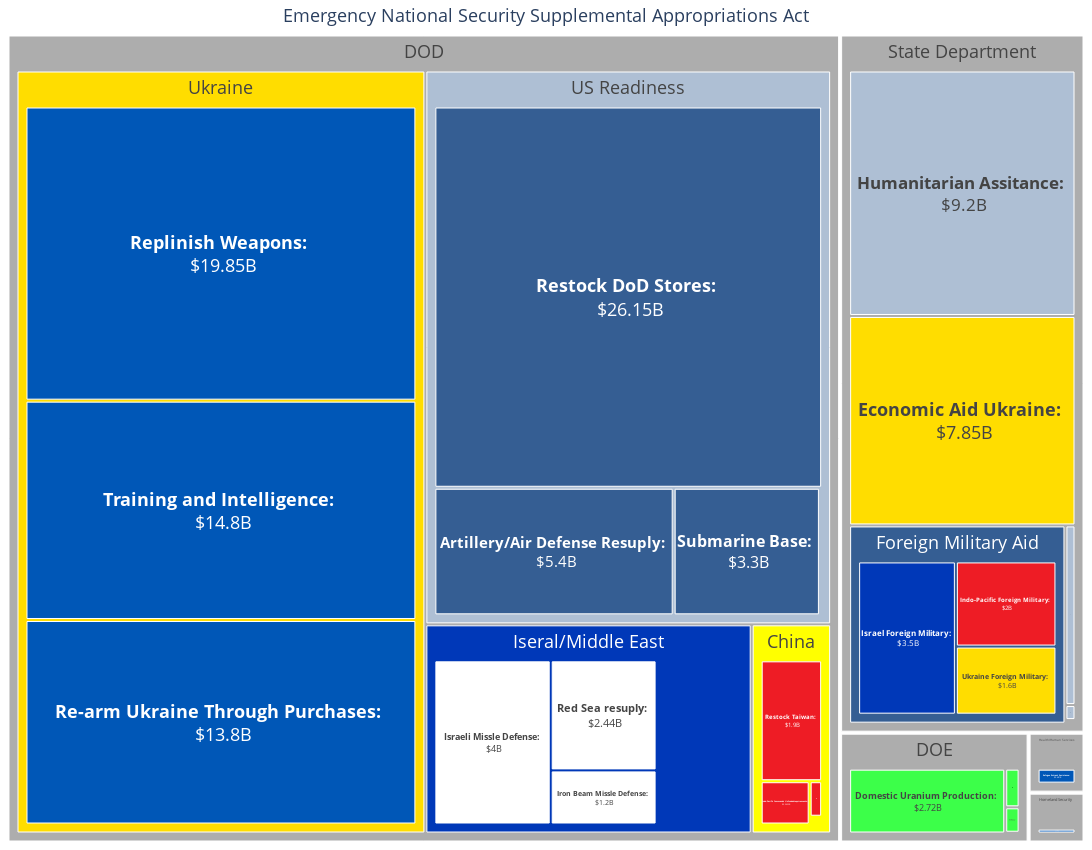

Notebook source saved alongside this figure:
### Code cell
fig = go.Figure(data=[go.Treemap(
    branchvalues = "total",
    labels = _label,
    parents = _parents,
    values = _values,
    text = _text,
    marker=dict(
        colors=colors
    )
    )])
#Update the size
fig.update_layout(width=1900, height=850)
#Change value to billions of dollars
fig.update_traces(texttemplate="<b>%{label}:</b> <BR> $%{value}B", textposition='middle center', textfont_size=18)

#Increase font size
#Update hover text
fig.update_traces(hoverinfo='label+value+percent parent+ text')

#Remove padding
fig.update_layout(margin=dict(l=0, r=0, t=0, b=0))

#Set layout to responsive
fig.update_layout(autosize=True)

#Get html version
fig.write_html("EmergencyNationalSecurityAct.html")

fig.show()

### Figure 1 — Plotly figure (JSON) as saved in the notebook; plotly's stock layout.template omitted (floating-point values rounded to 4 significant figures)
{"data": [{"branchvalues": "total", "hoverinfo": "label+value+percent parent+text", "labels": ["Emergency National Security Supplemental Appropriations Act", "DOD", "Iseral/Middle East", "Israeli Missle Defense", "Iron Beam Missle Defense", "Red Sea resuply", "Ukraine", "Replinish Weapons", "Re-arm Ukraine Through Purchases", "Training and Intelligence", "China", "Restock Taiwan", "Indo-Pacific Commands Unfundedrequirements", "Cruise Missile", "US Readiness", "Submarine Base", "Restock DoD Stores", "Artillery/Air Defense Resuply", "DOE", "Isotopes", "National Nuclear Security Administration", "Domestic Uranium Production", "Homeland Security", "FEMA", "Health/Human Services", "Refugee Entrant Assistance", "State Department", "Operations", "Oversight", "Economic Aid Ukraine", "Foreign Military Aid", "Ukraine Foreign Military", "Israel Foreign Military", "Indo-Pacific Foreign Military", "Humanitarian Assitance"], "marker": {"colors": ["#FFFFFF", "#adadad", "#0038b8", "#FFFFFF", "#FFFFFF", "#FFFFFF", "#FFDD00", "#0057B7", "#0057B7", "#0057B7", "#FFFF00", "#EE1C25", "#EE1C25", "#EE1C25", "#aebfd4", "#355e93", "#355e93", "#355e93", "#adadad", "#3cff49", "#3cff49", "#3cff49", "#adadad", "#0057B7", "#adadad", "#0057B7", "#adadad", "#aebfd4", "#aebfd4", "#FFDD00", "#355e93", "#FFDD00", "#0038b8", "#EE1C25", "#aebfd4"]}, "parents": ["", "Emergency National Security Supplemental Appropriations Act", "DOD", "Iseral/Middle East", "Iseral/Middle East", "Iseral/Middle East", "DOD", "Ukraine", "Ukraine", "Ukraine", "DOD", "China", "China", "China", "DOD", "US Readiness", "US Readiness", "US Readiness", "Emergency National Security Supplemental Appropriations Act", "DOE", "DOE", "DOE", "Emergency National Security Supplemental Appropriations Act", "Homeland Security", "Emergency National Security Supplemental Appropriations Act", "Health/Human Services", "Emergency National Security Supplemental Appropriations Act", "State Department", "State Department", "State Department", "State Department", "Foreign Military Aid", "Foreign Military Aid", "Foreign Military Aid", "State Department"], "text": ["", "", "", "", "For the procurement of the Iron Beam missile defense system", "Support U.S. operations in <BR>  U.S. CENTRAL COMMAND area of operations, <BR> and to replace combat expenditures <BR>  for weapons in the Red Sea.", "", "Replenish U.S. military weapons and equipment <BR> provided to Ukraine from DoD inventory", "Allow Ukraine to re-arm itself <BR> through the purchase of weapons and munitions <BR> from the U.S. defense industrial base", "Continued U.S. support to Ukraine through <BR>  military training, intelligence sharing, increased presence", "", "U.S. industrial base to replenish U.S. weapons provided to Taiwan", "To address the Commander of the Indo-Pacific Command’s unfundedrequirements", "Enhance the U.S. industrial base capacity for critical cruise missile components", "to restore the readiness of the U.S. military by replenishing the weapons and munitions transferred to our partners or strengthening the U.S. defense industrial base through investments to improve and increase production capacity", "U.S. submarine industrial base in support of AUKUS, to include continued dry dock construction at public shipyards", "replenishment for DoD stocks provided to Ukraine, Israel, and Taiwan", "procurement and production expansion for artillery, air defense munitions, countering unmanned aerial systems, and critical munition components", "", "", "", "", "", "assistance for newly arrived refugees, including extending authorization for Ukrainians granted parole", "", "assistance for newly arrived refugees, including extending authorization for Ukrainians granted parole", "", "sustain the protection of U.S. diplomatic facilities in Ukraine, Israel, and other at-risk facilities, and to provide services to American citizens in need overseas", "", "For direct budget support for Ukraine", "Foreign Military financing to Ukraine", "Foreign Military financing to Ukraine", "Foreign Military financing to Israel", "Foreign military financing to support critical partners in the Indo-Pacific Region to counter china", "Providing emergency food, shelter, and basic services to: Ukraine, Gaza/West Bank, East Africa, South Asia, and elsewhere."], "textfont": {"size": 18}, "textposition": "middle center", "texttemplate": "<b>%{label}:</b> <BR> $%{value}B", "type": "treemap", "values": [124.9, 96.53, 10.6, 4, 1.2, 2.44, 48.45, 19.85, 13.8, 14.8, 2.58, 1.9, 0.5422, 0.113, 34.9, 3.3, 26.15, 5.4, 2.97, 0.098, 0.149, 2.72, 0.4, 0.4, 0.481, 0.481, 24.48, 0.299, 0.025, 7.85, 7.1, 1.6, 3.5, 2, 9.2]}], "layout": {"autosize": true, "height": 850, "margin": {"b": 0, "l": 0, "r": 0, "t": 0}, "width": 1900}}
